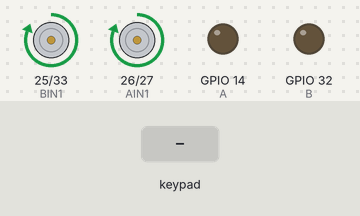
A sketch run on a simulated ESP32. On the bench: motor-driver pin pairs drawn as motors (green arrow = first pin HIGH = forward, orange = second pin HIGH = backward, longer = more drive), output pins drawn as LEDs (lit = HIGH). Inputs (shaded band) come from the test bench. Nothing arrives over Bluetooth unless stated; what the sketch prints to the serial monitor is not drawn.

Above: at 1.2 s.
1.3 s: key 'O' pressed
At 2.4 s:
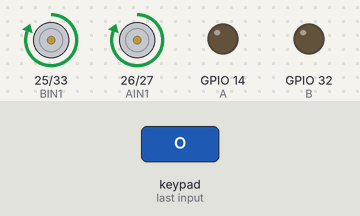
3.2 s: key 'S' pressed
At 3.9 s:
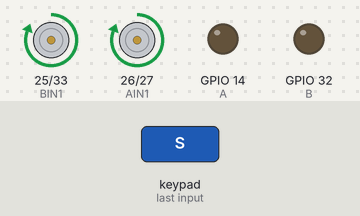
4.8 s: key 'T' pressed
At 5.7 s:
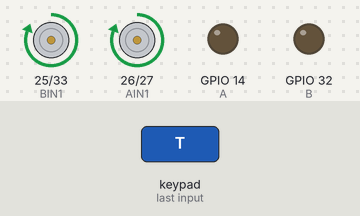
Timing chart, 0 to 7.8 s (numbered marks = the images above; inputs shaded):
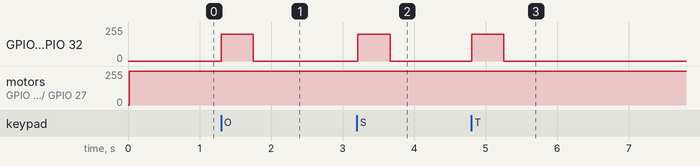

Measured:
- after the input at 1.3 s, GPIO 14 (A), GPIO 32 (B): 0/255 → 200/255 at once, → 0/255 0.45 s later
- after the input at 3.2 s, GPIO 14 (A), GPIO 32 (B): 0/255 → 200/255 at once, → 0/255 0.45 s later
- after the input at 4.8 s, GPIO 14 (A), GPIO 32 (B): 0/255 → 200/255 at once, → 0/255 0.45 s later

The sketch:

bigS_ps3.ino
```cpp
#include <Ps3Controller.h>
#include "kontrol.h"

void notify() {
  handlePS3();
}

void onConnect() {
  Serial.println("Tersambunggg");
}

void setup() {
  Serial.begin(115200);

  motor();

  Ps3.attach(notify);
  Ps3.attachOnConnect(onConnect);
  Ps3.begin("01:02:03:04:05:06");
}

void loop() {
}
```

aktuator.h
```cpp
#include <Arduino.h>

uint8_t A = 14;
uint8_t AIN1 = 26;
uint8_t AIN2 = 27;

uint8_t B = 32;
uint8_t BIN1 = 25;
uint8_t BIN2 = 33;

void stopMotor(){
  analogWrite(A, 0);
  analogWrite(B, 0);

  digitalWrite(AIN1, LOW);
  digitalWrite(AIN2, LOW);

  digitalWrite(BIN1, LOW);
  digitalWrite(BIN2, LOW);

  Serial.println("setopp");
}

void motor(){
  pinMode(A, OUTPUT);
  pinMode(AIN1, OUTPUT);
  pinMode(AIN2, OUTPUT);

  pinMode(B, OUTPUT);
  pinMode(BIN1, OUTPUT);
  pinMode(BIN2, OUTPUT);
  stopMotor();
}

void setMotor(int kiri, int kanan){
  if(kiri >= 0){
    digitalWrite(BIN1, HIGH);
    digitalWrite(BIN2, LOW);
  } else{
    digitalWrite(BIN1, LOW);
    digitalWrite(BIN2, HIGH);
    kiri = -kiri;
  }

  if(kanan >= 0){
    digitalWrite(AIN1, HIGH);
    digitalWrite(AIN2, LOW);
  } else{
    digitalWrite(AIN1, LOW);
    digitalWrite(AIN2, HIGH);
    kanan = -kanan;
  }

  kiri = constrain(kiri, 0, 255);
  kanan = constrain(kanan, 0, 255);

  analogWrite(A, kanan);
  analogWrite(B, kiri);

}
```

kontrol.h
```cpp
#include "aktuator.h"

const int normal = 150;

#define MAJU    0b000000000001
#define MUNDUR  0b000000000010
#define KANAN   0b000000000100
#define KIRI    0b000000001000

#define TUBRUK  0b000100000000
#define SELIPR  0b001000000000
#define SELIPL  0b010000000000
#define BACK    0b100000000000

void maju(int speed){
  setMotor(speed, 200);
}

void mundur(int speed){
  setMotor(-speed, -200);
}

void kanan(int speed){
  setMotor(speed, 0);
}

void puterR(int speed){
  setMotor(speed, -speed);
}

void kiri(int speed){
  setMotor(0, speed);
}

void puterL(int speed){
  setMotor(-speed, speed);
}

void tubruk(int speed){
  setMotor(speed, speed);
}

void berenti(){
  setMotor(0, 0);
}

void selipR(){
  puterR(255);

  maju(200);
  delay(normal);

  puterL(255);
}

void selipL(){
  puterL(255);

  maju(200);
  delay(normal);

  puterR(255);
}

void back(){
  puterR(255);

  maju(200);
  delay(normal);

  puterL(255);
}

void handlePS3() {

  // failsafe
  if (!Ps3.isConnected()) {
    berenti();
    return;
  }

  uint16_t tombol = 0;

  // Mapping tombol PS3 -> bitmask
  if (Ps3.data.button.r2)       tombol |= MAJU;
  if (Ps3.data.button.l2)     tombol |= MUNDUR;
  if (Ps3.data.button.r1)    tombol |= KANAN;
  if (Ps3.data.button.l1)     tombol |= KIRI;

  if (Ps3.data.button.cross)    tombol |= TUBRUK;
  if (Ps3.data.button.circle)   tombol |= SELIPR;
  if (Ps3.data.button.square)   tombol |= SELIPL;
  if (Ps3.data.button.triangle) tombol |= BACK;

  if (tombol == MAJU) {
    maju(250);
    Serial.println("majuu");

  } else if (tombol == MUNDUR) {
    mundur(255);
    Serial.println("mundurr");

  } else if (tombol == KANAN) {
    kanan(200);
    Serial.println("nganan");

  } else if (tombol == KIRI) {
    kiri(200);
    Serial.println("ngiri");

  } else if (tombol == TUBRUK) {
    tubruk(255);
    Serial.println("gass");

  } else if (tombol == SELIPR) {
    selipR();
    Serial.println("nyelip kanan");

  } else if (tombol == SELIPL) {
    selipL();
    Serial.println("nyelip kiri");

  } else if (tombol == BACK) {
    back();
    Serial.println("back stabb");

  } else {
    berenti();
    Serial.println("ga gerak");
  }
}
```
